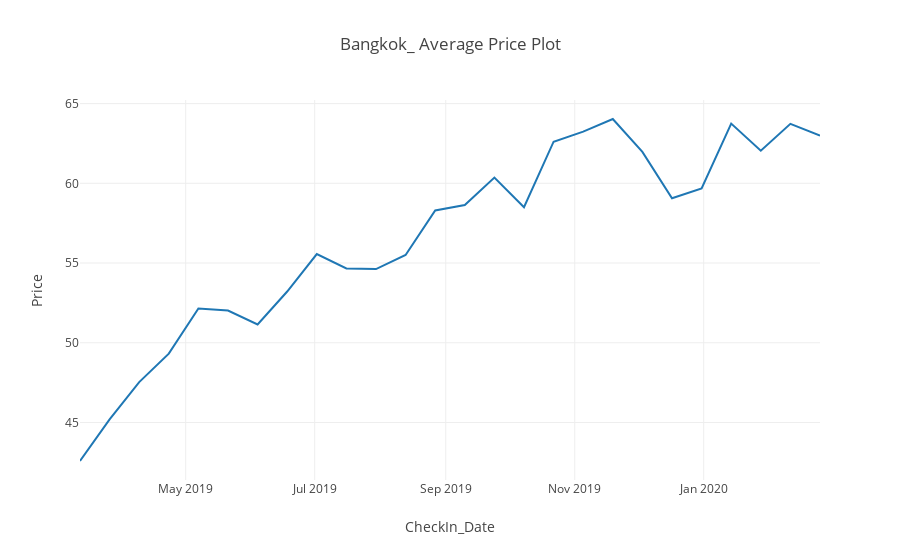

Here is the notebook cell this chart was saved with:
### Code cell
#reate a data object
price_data_Bngkok = go.Scatter(x=AvgPrice_Bngkok.index,y=AvgPrice_Bngkok.values)
#set up the plot layout
layout2 = go.Layout(title='Bangkok_ Average Price Plot', xaxis=dict(title='CheckIn_Date'),yaxis=dict(title='Price'))
# create a figure and display it
fig2 = go.Figure(data=[price_data_Bngkok],layout=layout2)
#display the plot interactively
iplot(fig2)

### Figure 1 — Plotly figure (JSON) as saved in the notebook; plotly's stock layout.template omitted (floating-point values rounded to 4 significant figures)
{"data": [{"type": "scatter", "uid": "9a817ebf-8d0b-41c9-bd98-fa107bc8b204", "x": ["2019-03-12 0:00", "2019-03-26 0:00", "2019-04-09 0:00", "2019-04-23 0:00", "2019-05-07 0:00", "2019-05-21 0:00", "2019-06-04 0:00", "2019-06-18 0:00", "2019-07-02 0:00", "2019-07-16 0:00", "2019-07-30 0:00", "2019-08-13 0:00", "2019-08-27 0:00", "2019-09-10 0:00", "2019-09-24 0:00", "2019-10-08 0:00", "2019-10-22 0:00", "2019-11-05 0:00", "2019-11-19 0:00", "2019-12-03 0:00", "2019-12-17 0:00", "2019-12-31 0:00", "2020-01-14 0:00", "2020-01-28 0:00", "2020-02-11 0:00", "2020-02-25 0:00"], "y": [42.58, 45.19, 47.53, 49.32, 52.15, 52.02, 51.15, 53.21, 55.56, 54.66, 54.62, 55.5, 58.3, 58.64, 60.36, 58.5, 62.61, 63.25, 64.03, 61.97, 59.06, 59.68, 63.75, 62.05, 63.73, 62.99]}], "layout": {"title": {"text": "Bangkok_ Average Price Plot"}, "xaxis": {"title": {"text": "CheckIn_Date"}}, "yaxis": {"title": {"text": "Price"}}}}
